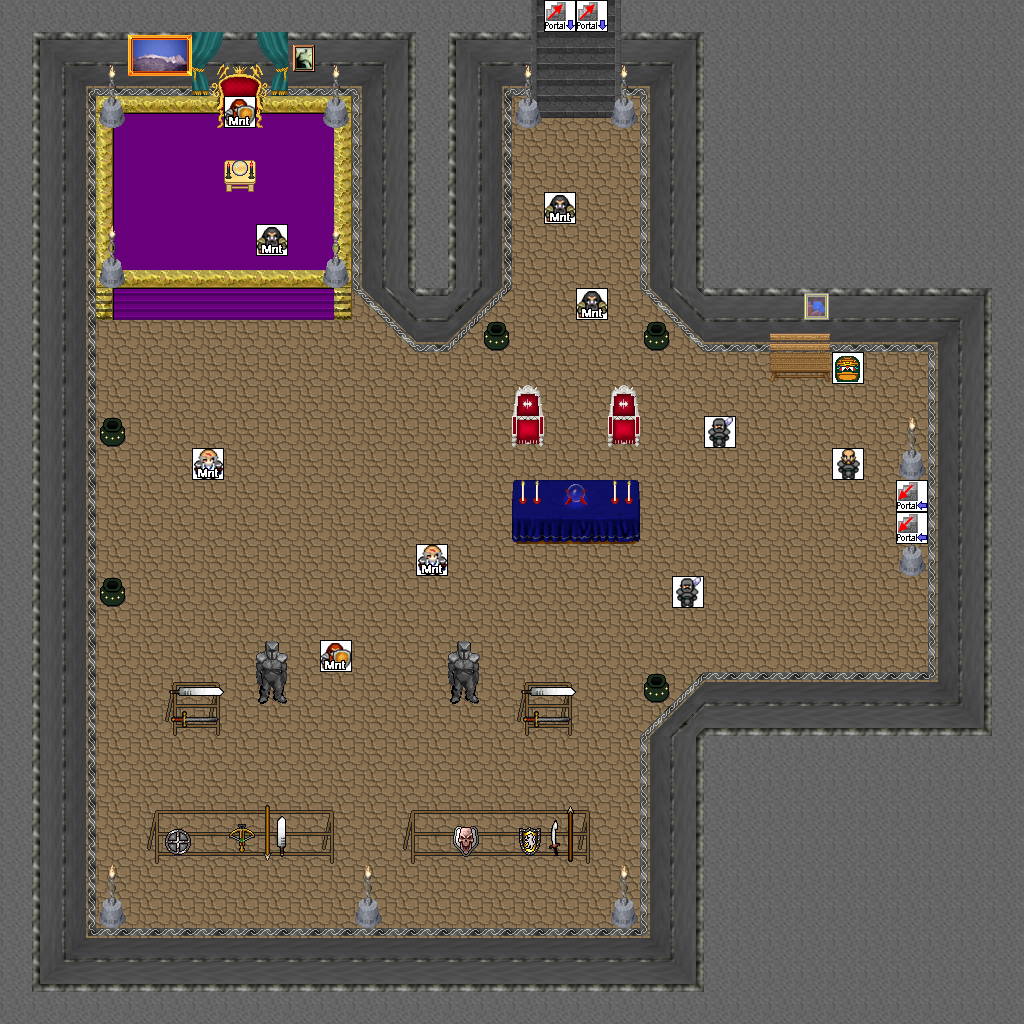

This game map was drawn from its Tiled (.tmx) file and the tilesets committed beside it. A one-line description and the trimmed map source follow:
An orthogonal 32x32 tile map with 32x32 px tiles, 5 tile layers (0_floor, 1_terrain, 2_object, 3_roof, ...), 2 hidden layers not drawn, 22 tilesets.

<map version="1.0" tiledversion="1.1.6" orientation="orthogonal" renderorder="right-down" width="32" height="32" tilewidth="32" tileheight="32" infinite="0" nextobjectid="1">
 <tileset firstgid="1" name="logic/collision" tilewidth="32" tileheight="32" tilecount="1" columns="1">
  <image source="../../tileset/logic/collision.png" width="32" height="32" />
 </tileset>
 <tileset firstgid="2" name="ground/indoor/raised_platform_purple" tilewidth="32" tileheight="32" tilecount="12" columns="3">
  <image source="../../tileset/ground/indoor/raised_platform_purple.png" width="96" height="128" />
 </tileset>
 <tileset firstgid="14" name="ground/indoor/floors_3" tilewidth="32" tileheight="32" tilecount="12" columns="6">
  <image source="../../tileset/ground/indoor/floors_3.png" width="192" height="64" />
 </tileset>
 <tileset firstgid="26" name="furniture/chair/throne" tilewidth="32" tileheight="32" tilecount="6" columns="3">
  <image source="../../tileset/furniture/chair/throne.png" width="96" height="64" />
 </tileset>
 <tileset firstgid="32" name="furniture/light/dark_torch" tilewidth="32" tileheight="32" tilecount="8" columns="2">
  <image source="../../tileset/furniture/light/dark_torch.png" width="64" height="128" />
 </tileset>
 <tileset firstgid="40" name="item/pot/pot_green" tilewidth="32" tileheight="32" tilecount="1" columns="1">
  <image source="../../tileset/item/pot/pot_green.png" width="32" height="32" />
 </tileset>
 <tileset firstgid="41" name="furniture/table/orb_table" tilewidth="32" tileheight="32" tilecount="2" columns="2">
  <image source="../../tileset/furniture/table/orb_table.png" width="64" height="32" />
 </tileset>
 <tileset firstgid="43" name="furniture/picture/oil_paintings" tilewidth="32" tileheight="32" tilecount="16" columns="4">
  <image source="../../tileset/furniture/picture/oil_paintings.png" width="128" height="128" />
 </tileset>
 <tileset firstgid="59" name="furniture/chair/bench_wooden" tilewidth="32" tileheight="32" tilecount="8" columns="2">
  <image source="../../tileset/furniture/chair/bench_wooden.png" width="64" height="128" />
 </tileset>
 <tileset firstgid="67" name="furniture/table/fancy_blue_red" tilewidth="32" tileheight="32" tilecount="12" columns="4">
  <image source="../../tileset/furniture/table/fancy_blue_red.png" width="128" height="96" />
 </tileset>
 <tileset firstgid="79" name="furniture/chair/throne_small" tilewidth="32" tileheight="32" tilecount="2" columns="1">
  <image source="../../tileset/furniture/chair/throne_small.png" width="32" height="64" />
 </tileset>
 <tileset firstgid="81" name="furniture/curtain/blue_green" tilewidth="32" tileheight="32" tilecount="4" columns="2">
  <image source="../../tileset/furniture/curtain/blue_green.png" width="64" height="64" />
 </tileset>
 <tileset firstgid="85" name="logic/portal" tilewidth="32" tileheight="32" tilecount="16" columns="8">
  <image source="../../tileset/logic/portal.png" width="256" height="64" />
 </tileset>
 <tileset firstgid="101" name="building/stairs/grey_stone_stairs" tilewidth="32" tileheight="32" tilecount="6" columns="3">
  <image source="../../tileset/building/stairs/grey_stone_stairs.png" width="96" height="64" />
 </tileset>
 <tileset firstgid="107" name="item/armor/weapons_rack" tilewidth="32" tileheight="32" tilecount="18" columns="9">
  <image source="../../tileset/item/armor/weapons_rack.png" width="288" height="64" />
 </tileset>
 <tileset firstgid="125" name="item/armor/sword_rack" tilewidth="32" tileheight="32" tilecount="4" columns="2">
  <image source="../../tileset/item/armor/sword_rack.png" width="64" height="64" />
 </tileset>
 <tileset firstgid="129" name="item/armor/suit_of_armor2" tilewidth="32" tileheight="32" tilecount="4" columns="2">
  <image source="../../tileset/item/armor/suit_of_armor2.png" width="64" height="64" />
 </tileset>
 <tileset firstgid="133" name="logic/creature/mountain_dwarf" tilewidth="32" tileheight="32" tilecount="5" columns="5">
  <image source="../../tileset/logic/creature/mountain_dwarf.png" width="160" height="32" />
 </tileset>
 <tileset firstgid="138" name="logic/creature/human_soldier" tilewidth="32" tileheight="32" tilecount="9" columns="9">
  <image source="../../tileset/logic/creature/human_soldier.png" width="288" height="32" />
 </tileset>
 <tileset firstgid="147" name="building/wall/int_grey" tilewidth="32" tileheight="32" tilecount="121" columns="11">
  <image source="../../tileset/building/wall/int_grey.png" width="352" height="352" />
 </tileset>
 <tileset firstgid="268" name="logic/creature/hybrid" tilewidth="32" tileheight="32" tilecount="16" columns="16">
  <image source="../../tileset/logic/creature/hybrid.png" trans="ff00ff" width="512" height="32" />
 </tileset>
 <tileset firstgid="284" name="building/stairs/stairs" tilewidth="32" tileheight="32" tilecount="12" columns="2">
  <image source="../../tileset/building/stairs/stairs.png" width="64" height="192" />
 </tileset>
 <layer name="0_floor" width="32" height="32">
  <data>[1024 cells, 1024 non-empty, 31 distinct tile ids]</data>
 </layer>
 <layer name="1_terrain" width="32" height="32">
  <data>[1024 cells, 192 non-empty, 55 distinct tile ids]</data>
 </layer>
 <layer name="2_object" width="32" height="32">
  <data>[1024 cells, 15 non-empty, 13 distinct tile ids]</data>
 </layer>
 <layer name="3_roof" width="32" height="32">
  <data>[1024 cells, 35 non-empty, 17 distinct tile ids]</data>
 </layer>
 <layer name="objects" width="32" height="32">
  <data>[1024 cells, 15 non-empty, 8 distinct tile ids]</data>
 </layer>
 <layer name="collision" width="32" height="32" visible="0" opacity="0.34">
  <data>[1024 cells, 571 non-empty, 1 distinct tile ids]</data>
 </layer>
 <layer name="protection" width="32" height="32" visible="0">
  <data>[1024 cells, 0 non-empty, 0 distinct tile ids]</data>
 </layer>
</map>
